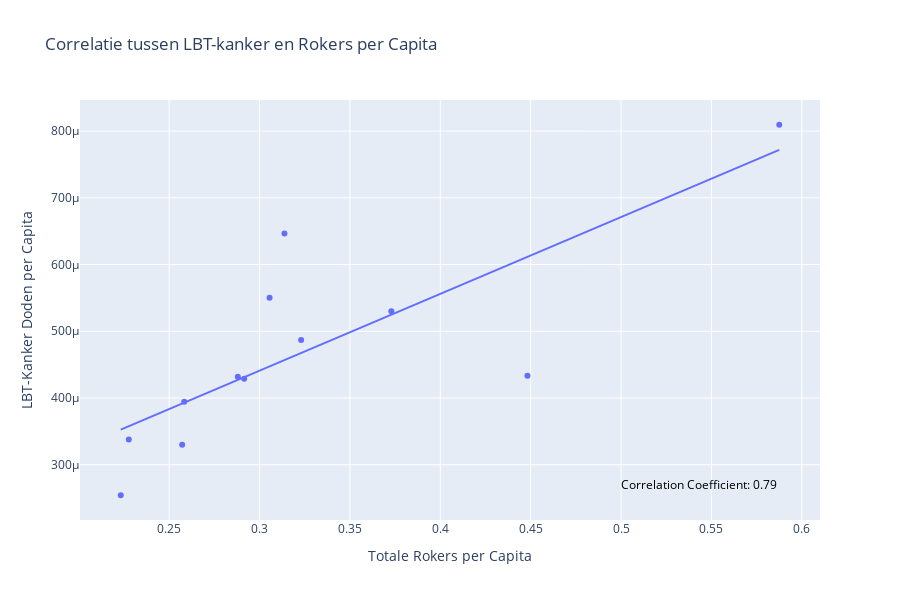

This figure's notebook cell:
### Markdown cell above
# Rokers correlatie met LBT-Kanker

### Code cell
smoking_data['Country'] = smoking_data['Country'].replace(country_name_mapping)
# Filter data to include only years 2000-2012
df_smoking_filtered = smoking_data[(smoking_data['Year'] >= 2000) & (smoking_data['Year'] <= 2012)]

# Extract relevant columns
df_smoking_relevant = df_smoking_filtered[['Country', 'Year', 'Data.Smokers.Total']]


# Merge datasets on Country and Year
df_merged = pd.merge(df_lung_relevant, df_smoking_relevant, left_on=['Country', 'Year'], right_on=['Country', 'Year'])
df_merged = pd.merge(df_merged, df_population_relevant, left_on=['Country', 'Year'], right_on=['Location', 'Time'])

# Calculate per capita values
df_merged['LungCancerPerCapita'] = df_merged['Tracheal, bronchus, and lung cancer'] / df_merged['PopTotal']
df_merged['SmokersPerCapita'] = df_merged['Data.Smokers.Total'] / df_merged['PopTotal']

# Select only the numeric columns
df_numeric = df_merged[['Year', 'LungCancerPerCapita', 'SmokersPerCapita']]

# Group by Year and average the per capita values
df_grouped = df_numeric.groupby('Year').mean().reset_index()

# Create the scatter plot with trendline using plotly
correlation_coefficient_smoke = df_grouped['SmokersPerCapita'].corr(df_grouped['LungCancerPerCapita'])
fig = px.scatter(df_grouped, x="SmokersPerCapita", y="LungCancerPerCapita", trendline="ols",
                 title='Correlatie tussen LBT-kanker en Rokers per Capita',
                 hover_data=["Year"],
                 labels={
                     "SmokersPerCapita": "Totale Rokers per Capita",
                     "LungCancerPerCapita": "LBT-Kanker Doden per Capita",
                     "Year":"Jaar"
                 })

# Add correlation coefficient as annotation
fig.add_annotation(
    x=max(df_grouped['SmokersPerCapita']),  # Position the annotation at the far right of the x-axis
    y=min(df_grouped['LungCancerPerCapita']),  # Position the annotation at the bottom of the y-axis
    text=f'Correlation Coefficient: {correlation_coefficient_smoke:.2f}',
    showarrow=False,
    font=dict(size=12, color="black"),
    xanchor='right',
    yanchor='bottom'
)

fig.update_layout(
    height = 600
)

### Figure 1 — Plotly figure (JSON) as saved in the notebook; plotly's stock layout.template omitted (floating-point values rounded to 4 significant figures)
{"data": [{"customdata": [[2001], [2002], [2003], [2004], [2005], [2006], [2007], [2008], [2009], [2010], [2011], [2012]], "hovertemplate": "Totale Rokers per Capita=%{x}<br>LBT-Kanker Doden per Capita=%{y}<br>Jaar=%{customdata[0]}<extra></extra>", "legendgroup": "", "marker": {"color": "#636efa", "symbol": "circle"}, "mode": "markers", "name": "", "orientation": "v", "showlegend": false, "type": "scatter", "x": [0.3729, 0.2572, 0.2232, 0.323, 0.5875, 0.3056, 0.2277, 0.4482, 0.288, 0.2915, 0.2583, 0.3138], "xaxis": "x", "y": [0.0005301, 0.00033, 0.0002543, 0.000487, 0.0008094, 0.0005503, 0.0003378, 0.0004332, 0.000432, 0.0004287, 0.0003943, 0.0006466], "yaxis": "y"}, {"hovertemplate": "<b>OLS trendline</b><br>LungCancerPerCapita = 0.00115021 * SmokersPerCapita + 9.59484e-05<br>R<sup>2</sup>=0.624257<br><br>Totale Rokers per Capita=%{x}<br>LBT-Kanker Doden per Capita=%{y} <b>(trend)</b><extra></extra>", "legendgroup": "", "marker": {"color": "#636efa", "symbol": "circle"}, "mode": "lines", "name": "", "showlegend": false, "type": "scatter", "x": [0.2232, 0.2277, 0.2572, 0.2583, 0.288, 0.2915, 0.3056, 0.3138, 0.323, 0.3729, 0.4482, 0.5875], "xaxis": "x", "y": [0.0003527, 0.0003578, 0.0003918, 0.0003931, 0.0004272, 0.0004313, 0.0004474, 0.0004569, 0.0004675, 0.0005249, 0.0006115, 0.0007717], "yaxis": "y"}], "layout": {"annotations": [{"font": {"color": "black", "size": 12}, "showarrow": false, "text": "Correlation Coefficient: 0.79", "x": 0.5875, "xanchor": "right", "y": 0.0002543, "yanchor": "bottom"}], "height": 600, "legend": {"tracegroupgap": 0}, "title": {"text": "Correlatie tussen LBT-kanker en Rokers per Capita"}, "xaxis": {"anchor": "y", "domain": [0, 1], "title": {"text": "Totale Rokers per Capita"}}, "yaxis": {"anchor": "x", "domain": [0, 1], "title": {"text": "LBT-Kanker Doden per Capita"}}}}
